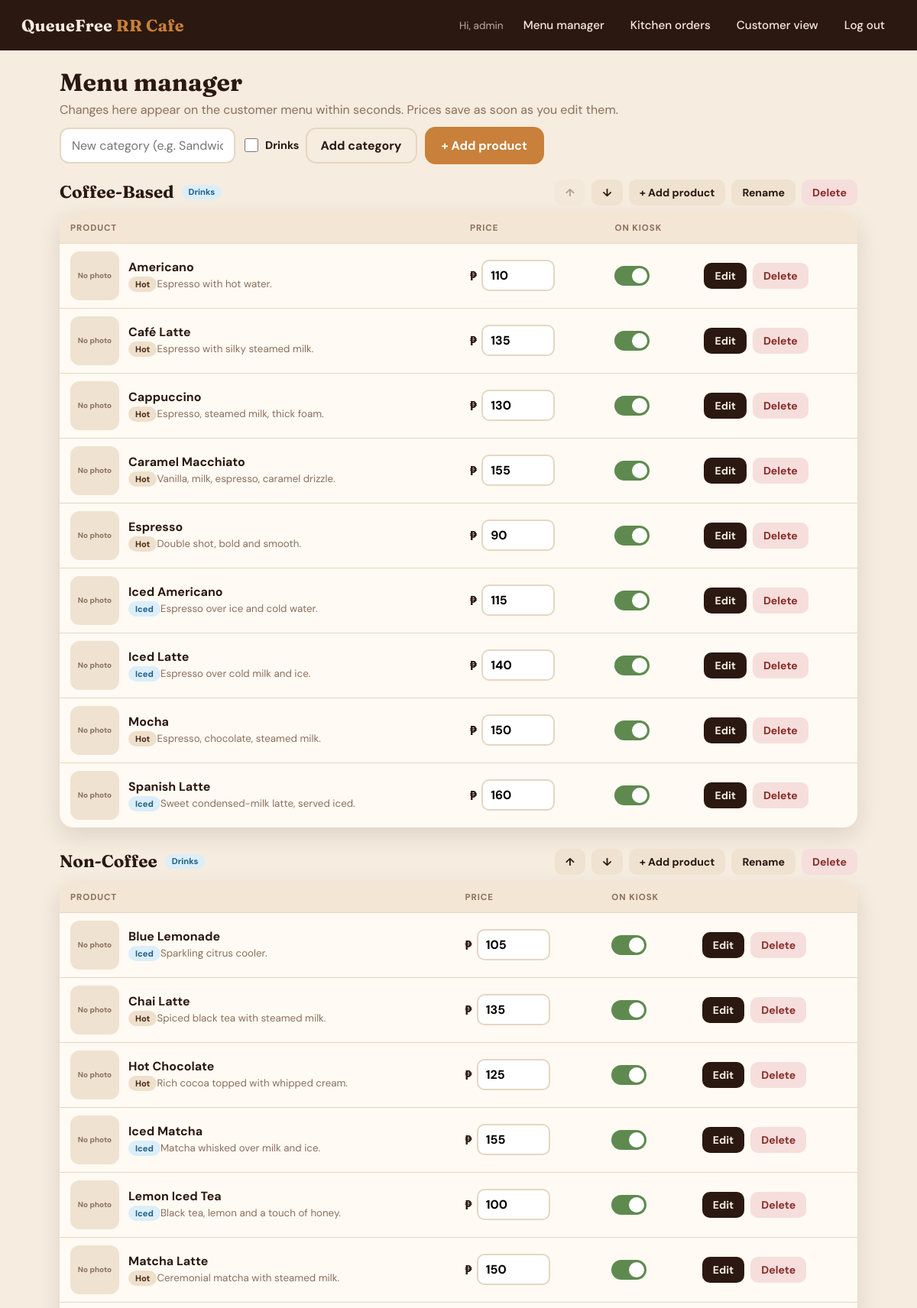
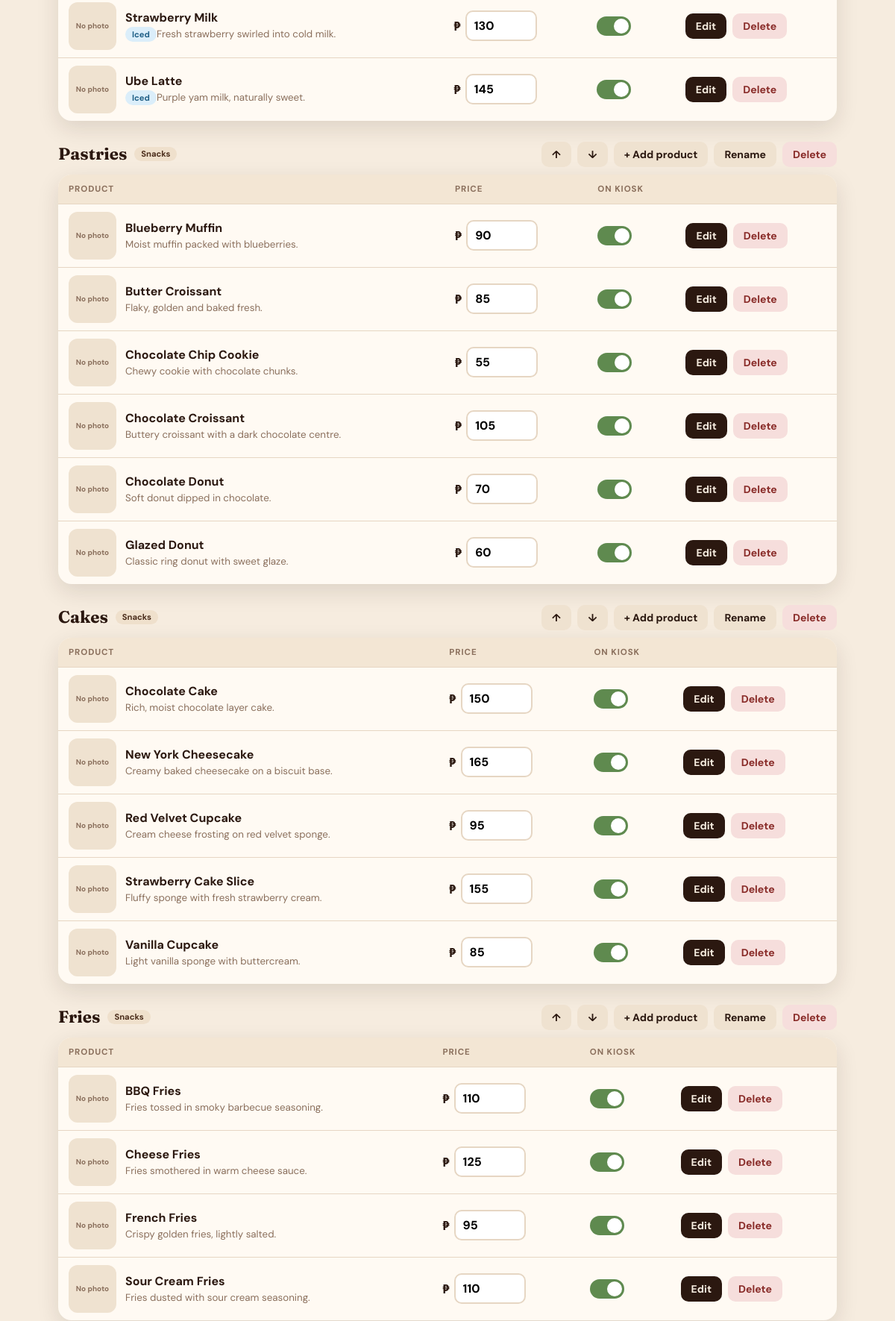
Screenshot of /manage/menu/ (signed in, upper part) with the database file from the repository (2 pictures, top to bottom).
### kiosk/models.py (models this page shows, shortened)
class Category(models.Model):
    name = models.CharField(max_length=60)
    slug = models.SlugField(unique=True)
    sort_order = models.PositiveIntegerField(default=0)
    is_drink = models.BooleanField(
        default=True,
        help_text="Drinks offer size and hot/iced options. Snacks do not.",
    )
    class Meta:
        ordering = ["sort_order", "name"]
        verbose_name_plural = "categories"

class Product(models.Model):
    SERVING = [("hot", "Hot"), ("iced", "Iced")]
    category = models.ForeignKey(
        Category, related_name="products", on_delete=models.CASCADE
    )
    name = models.CharField(max_length=80)
    description = models.CharField(max_length=200, blank=True)
    price = models.DecimalField(max_digits=7, decimal_places=2)
    is_available = models.BooleanField(default=True)
    serving = models.CharField(
        max_length=5,
        choices=SERVING,
        default="hot",
        help_text="Only used for drinks.",
    )
    image = models.ImageField(upload_to=product_image_path, blank=True)
    class Meta:
        ordering = ["category__sort_order", "name"]

### kiosk/manage_views.py (the view)
# urls.py: path("manage/menu/", manage_views.menu_manager, name="manage_menu"),
@manager_required
def menu_manager(request):
    categories = Category.objects.prefetch_related("products")
    return render(
        request,
        "kiosk/manage_menu.html",
        {"categories": categories, "category_form": CategoryForm()},
    )

### kiosk/forms.py (shortened to what this page needs)
class CategoryForm(forms.ModelForm):
    class Meta:
        model = Category
        fields = ["name", "is_drink"]
        labels = {
            "name": "Category name",
            "is_drink": "This category is drinks (customers choose size and hot/iced)",
        }

### kiosk/manage_views.py (called while the page is built)
def manager_required(view):
    @wraps(view)
    def wrapper(request, *args, **kwargs):
        if not request.user.is_superuser:
            raise PermissionDenied
        return view(request, *args, **kwargs)
    return login_required(wrapper)

### kiosk/templates/kiosk/manage_menu.html (shortened to what this page needs)
{% extends "kiosk/base.html" %}
{% block content %}
<main class="mgr">
  <div class="mgr-head">
    <div>
      <h1>Menu manager</h1>
      <p style="color:var(--muted);margin:6px 0 0">Changes here appear on the customer menu within seconds. Prices save as soon as you edit them.</p>
    </div>
    <div style="display:flex;gap:10px;flex-wrap:wrap;align-items:center">
      <form method="post" action="{% url 'kiosk:category_create' %}" class="cat-add">
        <input class="input" name="name" maxlength="60" placeholder="New category (e.g. Sandwiches)" required>
        <label class="cat-drink" title="Tick if customers should choose size and hot/iced"><input type="checkbox" name="is_drink"> Drinks</label>
        <button class="btn ghost" type="submit">Add category</button>
      </form>
      <a class="btn primary" href="{% url 'kiosk:product_create' %}">+ Add product</a>
    </div>
  </div>
  {% for c in categories %}
  <section class="mgr-cat">
    <div class="mgr-cat-head">
      <h2>{{ c.name }} <span class="badge {% if c.is_drink %}iced{% endif %}">{% if c.is_drink %}Drinks{% else %}Snacks{% endif %}</span></h2>
      <div class="mgr-actions">
        <form method="post" action="{% url 'kiosk:category_move' c.pk 'up' %}">{% csrf_token %}<button class="btn-sm light" title="Move up" {% if forloop.first %}disabled{% endif %}>↑</button></form>
        <form method="post" action="{% url 'kiosk:category_move' c.pk 'down' %}">{% csrf_token %}<button class="btn-sm light" title="Move down" {% if forloop.last %}disabled{% endif %}>↓</button></form>
        <a class="btn-sm light" href="{% url 'kiosk:product_create' %}?category={{ c.pk }}">+ Add product</a>
        <a class="btn-sm light" href="{% url 'kiosk:category_edit' c.pk %}">Rename</a>
        <form method="post" action="{% url 'kiosk:category_delete' c.pk %}" onsubmit="return confirm('Delete the category {{ c.name|escapejs }}?');">{% csrf_token %}<button class="btn-sm danger" type="submit">Delete</button></form>
      </div>
    </div>
    <table class="mgr-table">
      <thead>
        <tr><th>Product</th><th>Price</th><th>On kiosk</th><th></th></tr>
      </thead>
      <tbody>
        {% for p in c.products.all %}
        <tr data-url="{% url 'kiosk:product_quick' p.pk %}" class="{% if not p.is_available %}off{% endif %}">
          <td>
            <div class="mgr-drink">
              <a class="thumbbox" href="{% url 'kiosk:product_edit' p.pk %}" title="Edit photo">
                {% if p.image %}<img src="{{ p.image.url }}" alt="" loading="lazy">{% else %}<span class="nophoto">No photo</span>{% endif %}
              </a>
              <div><b>{{ p.name }}</b>{% if c.is_drink %} <span class="badge {% if p.serving == 'iced' %}iced{% endif %}">{{ p.get_serving_display }}</span>{% endif %}<small>{{ p.description }}</small></div>
            </div>
          </td>
          <td>
            <div class="price-edit">
              <span>₱</span>
              <input type="number" min="1" step="1" value="{{ p.price|floatformat:0 }}" data-prev="{{ p.price|floatformat:0 }}" aria-label="Price for {{ p.name }}">
            </div>
          </td>
          <td>
            <label class="switch-toggle" title="Show on kiosk">
              <span></span>
            </label>
          </td>
          <td>
            <div class="mgr-actions">
              <a class="btn-sm" href="{% url 'kiosk:product_edit' p.pk %}">Edit</a>
              <form method="post" action="{% url 'kiosk:product_delete' p.pk %}" onsubmit="return confirm('Delete {{ p.name|escapejs }}?');">
                {% csrf_token %}<button class="btn-sm danger" type="submit">Delete</button>
              </form>
            </div>
          </td>
        </tr>
        {% empty %}
        <tr><td colspan="4" style="color:var(--muted);text-align:center;padding:20px">No products in this category yet.</td></tr>
        {% endfor %}
      </tbody>
    </table>
  </section>
  {% empty %}
  <div class="panel" style="text-align:center">No categories yet. Add one above to get started.</div>
  {% endfor %}
</main>
{% endblock %}

### kiosk/templates/kiosk/base.html (shortened to what this page needs)
{% load static %}<!doctype html>
<html lang="en">
<head>
  <link rel="stylesheet" href="{% static 'kiosk/style.css' %}">
</head>
<body class="{% block body_class %}{% endblock %}">
  {% block topbar %}
  <header class="topbar">
    <a class="brand" href="{% url 'kiosk:home' %}">QueueFree <span>RR Cafe</span></a>
    <nav class="nav">
      {% if user.is_authenticated %}
        <span class="who">Hi, {{ user.get_username }}</span>
        {% if user.is_superuser %}
          <a href="{% url 'kiosk:manage_menu' %}">Menu manager</a>
          <a href="{% url 'kiosk:kitchen' %}">Kitchen orders</a>
          <a href="{% url 'kiosk:menu' %}">Customer view</a>
        {% elif user.is_staff %}
          <a href="{% url 'kiosk:kitchen' %}">Orders</a>
        {% else %}
          <a href="{% url 'kiosk:menu' %}">Menu</a>
          <a href="{% url 'kiosk:my_orders' %}">My orders</a>
        {% endif %}
        <form method="post" action="{% url 'logout' %}" style="display:inline">{% csrf_token %}<button type="submit">Log out</button></form>
      {% else %}
        <a href="{% url 'login' %}">Log in</a>
      {% endif %}
    </nav>
  </header>
  {% endblock %}
  {% block content %}{% endblock %}
</body>
</html>

### rows the page displays
Category: name "Coffee-Based", is_drink "Drinks"
Product: image "No photo", name "Americano", serving "Hot", description "Espresso with hot water.", price "110"
Product: image "No photo", name "Café Latte", serving "Hot", description "Espresso with silky steamed milk.", price "135"
Product: image "No photo", name "Cappuccino", serving "Hot", description "Espresso, steamed milk, thick foam.", price "130"
Product: image "No photo", name "Caramel Macchiato", serving "Hot", description "Vanilla, milk, espresso, caramel drizzle.", price "155"
Product: image "No photo", name "Espresso", serving "Hot", description "Double shot, bold and smooth.", price "90"
Product: image "No photo", name "Iced Americano", serving "Iced", description "Espresso over ice and cold water.", price "115"
Product: image "No photo", name "Iced Latte", serving "Iced", description "Espresso over cold milk and ice.", price "140"
Product: image "No photo", name "Mocha", serving "Hot", description "Espresso, chocolate, steamed milk.", price "150"
Product: image "No photo", name "Spanish Latte", serving "Iced", description "Sweet condensed-milk latte, served iced.", price "160"
Category: name "Non-Coffee", is_drink "Drinks"
Product: image "No photo", name "Blue Lemonade", serving "Iced", description "Sparkling citrus cooler.", price "105"
Product: image "No photo", name "Chai Latte", serving "Hot", description "Spiced black tea with steamed milk.", price "135"
Product: image "No photo", name "Hot Chocolate", serving "Hot", description "Rich cocoa topped with whipped cream.", price "125"
Product: image "No photo", name "Iced Matcha", serving "Iced", description "Matcha whisked over milk and ice.", price "155"
Product: image "No photo", name "Lemon Iced Tea", serving "Iced", description "Black tea, lemon and a touch of honey.", price "100"
Product: image "No photo", name "Matcha Latte", serving "Hot", description "Ceremonial matcha with steamed milk.", price "150"
Product: image "No photo", name "Strawberry Milk", serving "Iced", description "Fresh strawberry swirled into cold milk.", price "130"
Product: image "No photo", name "Ube Latte", serving "Iced", description "Purple yam milk, naturally sweet.", price "145"
Category: name "Pastries", is_drink "Snacks"
Product: image "No photo", name "Blueberry Muffin", description "Moist muffin packed with blueberries.", price "90"
Product: image "No photo", name "Butter Croissant", description "Flaky, golden and baked fresh.", price "85"
Product: image "No photo", name "Chocolate Chip Cookie", description "Chewy cookie with chocolate chunks.", price "55"
Product: image "No photo", name "Chocolate Croissant", description "Buttery croissant with a dark chocolate centre.", price "105"
Product: image "No photo", name "Chocolate Donut", description "Soft donut dipped in chocolate.", price "70"
Product: image "No photo", name "Glazed Donut", description "Classic ring donut with sweet glaze.", price "60"
Category: name "Cakes", is_drink "Snacks"
Product: image "No photo", name "Chocolate Cake", description "Rich, moist chocolate layer cake.", price "150"
Product: image "No photo", name "New York Cheesecake", description "Creamy baked cheesecake on a biscuit base.", price "165"
Product: image "No photo", name "Red Velvet Cupcake", description "Cream cheese frosting on red velvet sponge.", price "95"
Product: image "No photo", name "Strawberry Cake Slice", description "Fluffy sponge with fresh strawberry cream.", price "155"
Product: image "No photo", name "Vanilla Cupcake", description "Light vanilla sponge with buttercream.", price "85"
Category: name "Fries", is_drink "Snacks"
Product: image "No photo", name "BBQ Fries", description "Fries tossed in smoky barbecue seasoning.", price "110"
Product: image "No photo", name "Cheese Fries", description "Fries smothered in warm cheese sauce.", price "125"
Product: image "No photo", name "French Fries", description "Crispy golden fries, lightly salted.", price "95"
Product: image "No photo", name "Sour Cream Fries", description "Fries dusted with sour cream seasoning.", price "110"

### other values shown
{{ user.get_username }} "admin"
